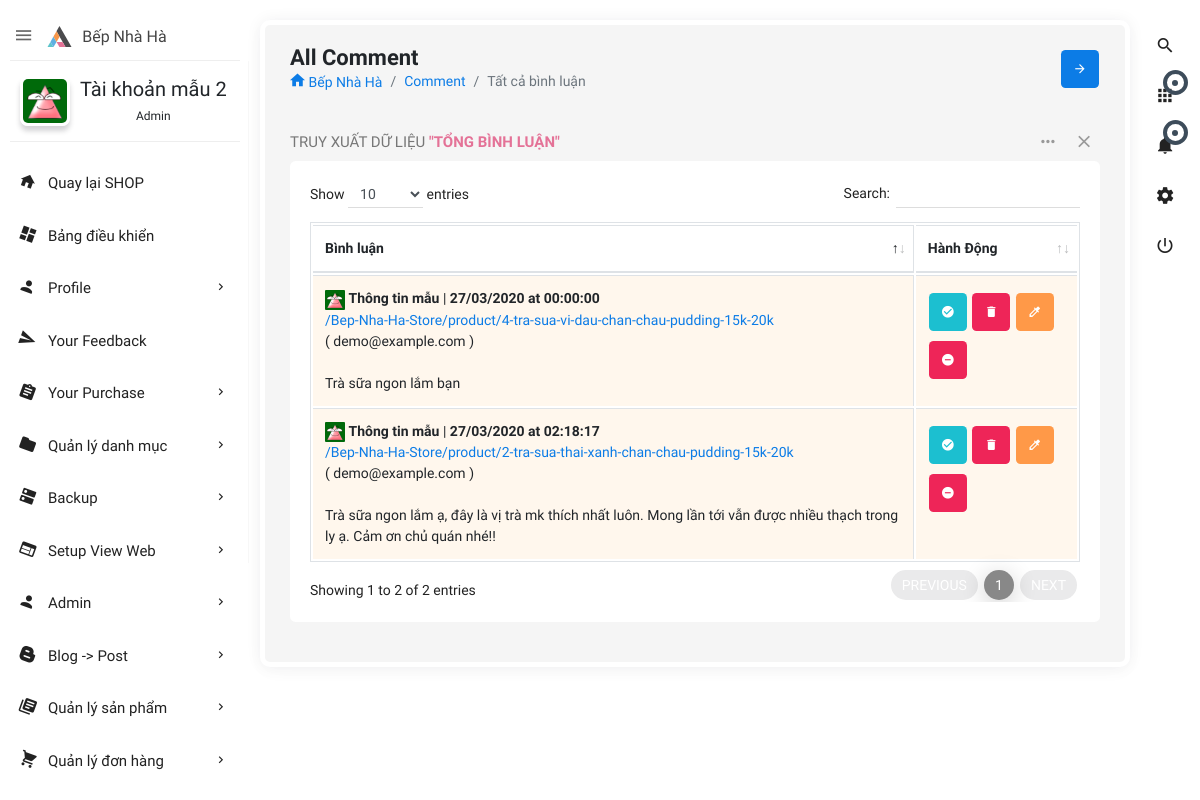
/admin.php?controller=comment (signed in), run on the app's committed database.
### tables this page shows
CREATE TABLE IF NOT EXISTS `users` (
  `id` int(11) NOT NULL AUTO_INCREMENT,
  `user_username` varchar(50) DEFAULT NULL,
  `user_password` varchar(100) DEFAULT NULL,
  `user_name` varchar(255) DEFAULT NULL,
  `role_id` int(11) NOT NULL DEFAULT 0,
  `user_avatar` varchar(550) DEFAULT 'author-auto.png',
  `user_email` varchar(255) DEFAULT NULL,
  `user_phone` varchar(20) DEFAULT NULL,
  `user_address` varchar(200) DEFAULT NULL,
  `createDate` datetime DEFAULT NULL,
  `verified` int(11) NOT NULL DEFAULT 0,
  `verificationCode` varchar(500) DEFAULT NULL,
  `editTime` datetime DEFAULT NULL,
  PRIMARY KEY (`id`),
  KEY `fk_id_role` (`role_id`)
);

CREATE TABLE IF NOT EXISTS `comments` (
  `id` int(11) NOT NULL AUTO_INCREMENT,
  `parent_comment_id` int(11) DEFAULT NULL,
  `user_id` int(11) NOT NULL DEFAULT 0,
  `content` longtext DEFAULT NULL,
  `createDate` datetime DEFAULT NULL,
  `author` varchar(100) DEFAULT NULL,
  `email` varchar(100) DEFAULT NULL,
  `status` int(11) NOT NULL DEFAULT 0,
  `link_image` varchar(255) NOT NULL DEFAULT 'author-comment.png',
  `editTime` datetime DEFAULT NULL,
  `product_id` int(11) DEFAULT 0,
  `post_id` int(11) DEFAULT 0,
  `page_id` int(11) DEFAULT 0,
  PRIMARY KEY (`id`),
  KEY `fk_id_product` (`product_id`),
  KEY `fk_id_user` (`user_id`)
);

CREATE TABLE IF NOT EXISTS `products` (
  `id` int(11) NOT NULL AUTO_INCREMENT,
  `product_name` varchar(500) DEFAULT NULL,
  `product_typeid` int(11) NOT NULL,
  `category_id` int(11) DEFAULT NULL,
  `sub_category_id` int(11) DEFAULT NULL,
  `supply_id` int(11) DEFAULT NULL,
  `product_description` longtext DEFAULT NULL,
  `product_price` int(11) NOT NULL,
  `total_stock` int(11) NOT NULL DEFAULT 0,
  `product_color` varchar(255) DEFAULT NULL,
  `product_material` varchar(255) DEFAULT NULL,
  `product_size` varchar(100) DEFAULT NULL,
  `product_detail` longtext DEFAULT NULL,
  `createBy` varchar(100) DEFAULT NULL,
  `createDate` date DEFAULT NULL,
  `editBy` varchar(100) DEFAULT NULL,
  `editDate` datetime DEFAULT NULL,
  `totalView` int(11) DEFAULT 0,
  `saleoff` tinyint(11) DEFAULT 0,
  `percentoff` int(11) DEFAULT NULL,
  `img1` varchar(255) DEFAULT NULL,
  `img2` varchar(255) DEFAULT NULL,
  `img3` varchar(255) DEFAULT NULL,
  `img4` varchar(255) DEFAULT NULL,
  `slug` varchar(255) NOT NULL,
  PRIMARY KEY (`id`),
  KEY `fk_category_id` (`category_id`),
  KEY `fk_supply_id` (`supply_id`),
  KEY `fk_type_id` (`product_typeid`),
  KEY `fk_id_sub_category` (`sub_category_id`)
);

### admin/controllers/comment/index.php (called while the page is built, shortened)
<?php
$option = [
    'order_by' => 'id desc',
    'where' => 'status<>3 and status<>2',
];
$comments = getAll('comments', $option);
require('admin/views/comment/index.php');

### lib/config/database.php (called while the page is built, shortened)
<?php
if (isset($_SESSION['user'])) {
    $userNav = $_SESSION['user']['id'];
}
try {
    $linkConnectDB = connect();
} catch (Exception $e) {
    die($e->getMessage());
}
function connect(): mysqli
{
        $linkConnectDB = new mysqli(DB_HOST, DB_USER, DB_PASS, DB_NAME, DB_PORT);
        $linkConnectDB->set_charset('utf8mb4');
        return $linkConnectDB;
}
function executeQuery(string $sql, array $params = []): mysqli_stmt
{
    global $linkConnectDB;
    $stmt = $linkConnectDB->prepare($sql);
    if (!$stmt->execute()) {
        throw new Exception('Execute error: ' . $stmt->error);
    }
    return $stmt;
}

### lib/model.php (called while the page is built, shortened)
<?php
require('config/database.php');
function getRecord(string $table, $id, string $select = '*'): false|array|null
{
    $id = intval($id);
    $sql = "SELECT $select FROM `$table` WHERE id=$id";
    $query = executeQuery($sql);
    $result = $query->get_result()->fetch_assoc();
    return $result;
}
function getAll(string $table, array $options = []): array
{
    $select = $options['select'] ?? '*';
    $where = isset($options['where']) ? 'WHERE ' . $options['where'] : '';
    $order_by = isset($options['order_by']) ? 'ORDER BY ' . $options['order_by'] : '';
    $limit = isset($options['offset']) && isset($options['limit']) ? 'LIMIT ' . $options['offset'] . ',' . $options['limit'] : '';
    $sql = "SELECT $select FROM `$table` $where $order_by $limit";
    $query = executeQuery($sql);
    $result = $query->get_result()->fetch_all(MYSQLI_ASSOC);
    return $result;
}
function getTime($timePost, $timeReply): string
{
    $datePost = new DateTime($timePost);
    $dateReply = new DateTime($timeReply);
    $interval = $datePost->diff($dateReply);
    if ($interval->y == 0 && $interval->m == 0 && $interval->d == 0) {
        if ($interval->h == 0 && $interval->i == 0) {
            $result = ($interval->s == 1) ? '1 second ago' : $interval->s . ' seconds ago';
        } elseif ($interval->h == 0) {
            $result = ($interval->i == 1) ? '1 minute ago' : $interval->i . ' minutes ago';
        } else {
            $result = ($interval->h == 1) ? '1 hour ago' : $interval->h . ' hours ago';
        }
    } elseif ($interval->d == 1) {
        $result = 'Yesterday at ' . $dateReply->format('H:i:s');
    } else {
        $result = $datePost->format('d/m/Y \a\t H:i:s');
    }
    return $result;
}

### admin/controllers/shared/statistics.php (called while the page is built, shortened)
<?php
$options_comment_five = [
    'limit' => 5,
    'offset' => 0,
    'where' => 'status<>3 and status<>2',
    'order_by' => 'id DESC',
];
$comment_five = getAll('comments', $options_comment_five);
$options_user = [
    'order_by' => 'editTime DESC',
];
$users = getAll('users', $options_user);

### admin/views/comment/tableIndex.php (the view, shortened to what this page needs)
<div class="row clearfix">
    <div class="col-lg-12">
        <div class="card">
            <div class="header">
                <h2>Truy Xuất Dữ Liệu <strong>"Tổng bình luận"</strong> </h2>
                <ul class="header-dropdown">
                    <li class="dropdown"> <a href="javascript:void(0);" class="dropdown-toggle" data-toggle="dropdown" role="button" aria-haspopup="true" aria-expanded="false"> <i class="zmdi zmdi-more"></i> </a>
                    </li>
                    <li class="remove">
                        <a role="button" class="boxs-close"><i class="zmdi zmdi-close"></i></a>
                    </li>
                </ul>
            </div>
            <div class="body">
                <div class="table-responsive">
                    <table class="table table-bordered table-striped table-hover js-basic-example dataTable">
                        <thead>
                            <tr>
                                <th>Bình luận</th>
                                <th>Hành Động</th>
                            </tr>
                        </thead>
                        <tbody>
                            <?php foreach ($comments as $comment) :
                                if ($comment['product_id'] <> 0) {
                                    $product = getRecord('products', $comment['product_id']);
                                } elseif ($comment['post_id'] <> 0) {
                                    $post = getRecord('posts', $comment['post_id']);
                                } elseif ($comment['page_id'] <> 0) {
                                    $page = getRecord('posts', $comment['page_id']);
                                }
                                if ($comment['status'] == 1) : ?>
                                    <tr>
                                        <td>
                                            <?= '<image src="public/upload/images/' . $comment['link_image'] . '?time=' . time() . '" style="max-width:20px;" />'; ?>
                                            <strong><?= $comment['author'] ?></strong> | <strong><?= getTime($comment['createDate'], gmdate('Y:m:d H:i:s', time() + 7 * 3600)) ?></strong>
                                            <br><?php if ($comment['product_id'] <> 0) { ?>
                                                <a target="_blank" href="<?= PATH_URL . 'product/' . $product['id'] . '-' . $product['slug'] ?>"><?= PATH_URL . 'product/' . $product['id'] . '-' . $product['slug'] ?></a>
                                            <?php } elseif ($comment['post_id'] <> 0) { ?>
                                                <a target="_blank" href="<?= PATH_URL . 'post/' . $post['id'] . '-' . $post['post_slug'] ?>"><?= PATH_URL . 'post/' . $post['id'] . '-' . $post['post_slug'] ?></a>
                                            <?php } elseif ($comment['page_id'] <> 0) { ?>
                                                <a target="_blank" href="<?= PATH_URL . 'page/' . $page['id'] . '-' . $page['post_slug'] ?>"><?= PATH_URL . 'page/' . $page['id'] . '-' . $page['post_slug'] ?></a>
                                            <?php } ?>
                                            <br>( <?= $comment['email'] ?> )<br><br>
                                            <?= $comment['content'] ?>
                                        </td>
                                        <td>
                                            <a title="UnApprove" class="btn btn-default btn-icon" href="admin.php?controller=comment&action=unapproved&comment_id=<?= $comment['id'] ?>"> <i class="zmdi zmdi-minus-circle"></i></a>
                                            <a title="Add Trash" class="btn btn-danger btn-icon" href="admin.php?controller=comment&action=trash-action&comment_id=<?= $comment['id'] ?>"> <i class="zmdi zmdi-delete"></i></a>
                                            <a title="Edit" class="btn btn-warning btn-icon" href="admin.php?controller=comment&action=edit&comment_id=<?= $comment['id'] ?>"> <i class="zmdi zmdi-eyedropper"></i></a>
                                            <a title="Add Spam" class="btn btn-danger btn-icon" href="admin.php?controller=comment&action=spam-action&comment_id=<?= $comment['id'] ?>"> <i class="zmdi zmdi-minus-circle"></i></a>
                                        </td>
                                    </tr>
                                <?php else : ?>
                                    <tr style="background-color: #FFD18E;">
                                        <td>
                                            <?= '<image src="public/upload/images/' . $comment['link_image'] . '?time=' . time() . '" style="max-width:20px;" />'; ?>
                                            <strong><?= $comment['author'] ?></strong> | <strong><?= getTime($comment['createDate'], gmdate('Y:m:d H:i:s', time() + 7 * 3600)) ?></strong>
                                            <br><?php if ($comment['product_id'] <> 0) { ?>
                                                <a target="_blank" href="<?= PATH_URL . 'product/' . $product['id'] . '-' . $product['slug'] ?>"><?= PATH_URL . 'product/' . $product['id'] . '-' . $product['slug'] ?></a>
                                            <?php } elseif ($comment['post_id'] <> 0) { ?>
                                                <a target="_blank" href="<?= PATH_URL . 'post/' . $post['id'] . '-' . $post['post_slug'] ?>"><?= PATH_URL . 'post/' . $post['id'] . '-' . $post['post_slug'] ?></a>
                                            <?php } elseif ($comment['page_id'] <> 0) { ?>
                                                <a target="_blank" href="<?= PATH_URL . 'page/' . $page['id'] . '-' . $page['post_slug'] ?>"><?= PATH_URL . 'page/' . $page['id'] . '-' . $page['post_slug'] ?></a>
                                            <?php } ?>
                                            <br>( <?= $comment['email'] ?> )<br><br>
                                            <?= $comment['content'] ?>
                                        </td>
                                        <td>
                                            <a title="Approve" class="btn btn-info btn-icon" href="admin.php?controller=comment&action=approved&comment_id=<?= $comment['id'] ?>"> <i class="zmdi zmdi-check-circle"></i></a>
                                            <a title="Add Trash" class="btn btn-danger btn-icon" href="admin.php?controller=comment&action=trash-action&comment_id=<?= $comment['id'] ?>"> <i class="zmdi zmdi-delete"></i></a>
                                            <a title="Edit" class="btn btn-warning btn-icon" href="admin.php?controller=comment&action=edit&comment_id=<?= $comment['id'] ?>"> <i class="zmdi zmdi-eyedropper"></i></a>
                                            <a title="Add Spam" class="btn btn-danger btn-icon" href="admin.php?controller=comment&action=spam-action&comment_id=<?= $comment['id'] ?>"> <i class="zmdi zmdi-minus-circle"></i></a>
                                        </td>
                                    </tr>
                            <?php endif;
                            endforeach; ?>
                        </tbody>
                    </table>
                </div>
            </div>
        </div>
    </div>
</div>

### admin/views/shared/leftnavbar.php (shortened to what this page needs)
<aside id="leftsidebar" class="sidebar">
    <div class="navbar-brand">
        <button class="btn-menu ls-toggle-btn" type="button"><i class="zmdi zmdi-menu"></i></button>
        <a href="index.php"><img src="admin/themes/images/logo.svg" width="25" alt="Aero"><span class="m-l-10">Bếp Nhà Hà</span></a>
    </div>
    <div class="menu">
        <ul class="list">
            <li>
                <div class="user-info">
                    <a class="image" href="admin.php?controller=user&action=info&user_id=<?= $userNav ?>"><img src="public/upload/images/<?= $userInfoNav['user_avatar'] ?>" alt="User"></a>
                    <div class="detail">
                        <h4><?= $userInfoNav['user_name'] ?></h4>
                        <small><?php if ($userInfoNav['role_id'] == 1) {
                            echo 'Admin';
                        } elseif ($userInfoNav['role_id'] == 2) {
                            echo 'Moderator';
                        } else {
                            echo "User";
                        } ?></small>
                    </div>
                </div>
            </li>
            <li class="open"><a href="<?= PATH_URL ?>home" target="_blank"><i class="zmdi zmdi-home"></i><span>Quay lại SHOP</span></a></li>
            <li <?= $homeNav ?? '' ?>><a href="admin.php"><i class="zmdi zmdi-view-dashboard"></i><span>Bảng điều khiển</span></a></li>
            <li <?php if (isset($nav_profile)) {
                echo $nav_profile;
            } ?>><a href="javascript:void(0);" class="menu-toggle"><i class="zmdi zmdi-account"></i><span>Profile</span></a>
            </li>
            <li <?= $yourFeedback ?? '' ?>><a href="admin.php?controller=feedback&action=myfeedback"><i class="zmdi zmdi-mail-send"></i><span>Your Feedback</span></a></li>
            <li <?= $yourPurchaseNav ?? '' ?>><a href="javascript:void(0);" class="menu-toggle"><i class="zmdi zmdi-assignment"></i><span>Your Purchase</span></a>
            </li>
            <?php if ($userInfoNav['role_id'] != 0) :
                if ($userInfoNav['role_id'] == 1) : ?>
                    <li <?= $navCategory ?? ''; ?>> <a href="javascript:void(0);" class="menu-toggle"><i class="zmdi zmdi-folder"></i><span>Quản lý danh mục</span></a>
                    </li>
                    <li <?= $backupDbClass ?? '' ?>><a href="javascript:void(0);" class="menu-toggle"><i class="zmdi zmdi-dns"></i><span>Backup</span></a>
                    </li>
                    <li <?= $navHF ?? '' ?>><a href="javascript:void(0);" class="menu-toggle"><i class="zmdi zmdi-view-web"></i><span>Setup View Web</span></a>
                    </li>
                    <li <?= $adminNav ?? '' ?>><a href="javascript:void(0);" class="menu-toggle"><i class="zmdi zmdi-account"></i><span>Admin</span></a>
                    </li>
                <?php endif; ?>
                <li <?= $postNav ?? '' ?>><a href="javascript:void(0);" class="menu-toggle"><i class="zmdi zmdi-blogger"></i><span>Blog -> Post</span></a>
                </li>
                <li <?= $productNav ?? '' ?>> <a href="javascript:void(0);" class="menu-toggle"><i class="zmdi zmdi-collection-text"></i><span>Quản lý sản phẩm</span></a>
                </li>
                <li <?= $orderNav ?? '' ?>><a href="javascript:void(0);" class="menu-toggle"><i class="zmdi zmdi-shopping-cart"></i><span>Quản lý đơn hàng</span></a>
                </li>
                <li <?php if (isset($nav_user)) {
                    echo $nav_user;
                } ?>><a href="javascript:void(0);" class="menu-toggle"><i class="zmdi zmdi-account"></i><span>User</span></a>
                </li>
            <?php endif; ?>
        </ul>
    </div>
</aside>

### data on the page
users: user_avatar (picture), user_name "Tài khoản mẫu 2"
comments: link_image (picture), author "Thông tin mẫu", product "2", product.slug "tra-sua-thai-xanh-chan-chau-pudding-15k-20k", email "demo@example.com", content "Trà sữa ngon lắm ạ, đây là vị trà mk thích nhất luôn. Mong lần tới vẫn được nhiều thạch trong ly ạ. Cảm ơn chủ quán nhé!!"
comments: link_image (picture), author "Thông tin mẫu", product "4", product.slug "tra-sua-vi-dau-chan-chau-pudding-15k-20k", email "demo@example.com", content "Trà sữa ngon lắm bạn"
